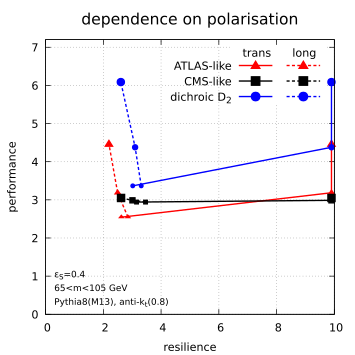

Write gnuplot code to recreate this figure.
reset
set term pdfcairo enhanced size 9cm,9cm
set colors classic
set out 'polarisation-quality.pdf'

call 'defaults.gp'


eS=default_Sref
mmin=default_mmin
mmax=default_mmax

R=default_R
pt=default_pt

set xlabel 'resilience'
set xrange [0:10]
satx(x)=(x>9.9) ? 9.9 : x

set ylabel 'performance'
set yrange [0:7.2]

set grid dt 3 lw 1

set label 102 '{/*0.8 Pythia8(M13), anti-k_t('.R.')}'   left at graph 0.03,0.05
set label 103 sprintf('{/*0.8 %g<m<%g GeV}',mmin,mmax) left at graph 0.03,0.10
set label 101 sprintf('{/*0.8 {/Symbol e}_S=%g',eS)    left at graph 0.03,0.15

m(shape)=sprintf('< grep -m1 "^#columns:" ../quality-measures/qualities-polarisation-R'.R.'.new | sed "s/#columns: //"; grep %s ../quality-measures/qualities-polarisation-R'.R.'.new',shape)

set macros


groomers="ppp lpp lpl lll tpp tpl tll tpt tlt ttt trimmed"
groomer_labels='"plain{/Symbol \304}plain/plain" "loose{/Symbol \304}plain/plain" "loose{/Symbol \304}plain/loose" "loose{/Symbol \304}loose/loose{/*0.7 (loose)}" "tight{/Symbol \304}plain/plain{/*0.7 (old-CMS-like)}" "tight{/Symbol \304}plain/loose" "tight{/Symbol \304}loose/loose" "tight{/Symbol \304}plain/tight" "tight{/Symbol \304}loose/tight{/*0.8 (dichroic)}" "tight{/Symbol \304}tight/tight{/*0.8 (CMS-like)}""trimmed {/*0.7 (ATLAS-like)}"'

shapes="M2_beta1 tau21_beta1 N2_beta1 D2_beta1 D2_beta2"
shape_labels='"M@_2^{(1)}" "{/Symbol t}@_{21}^{(1)}" "N@_2^{(1)} {/*0.8 (CMS-like)}" "D@_2^{(1)} {/*0.8 (ATLAS-like)}" "D@_2^{(2)} {/*0.8 (dichroic)}"'

set style line 1 dt (12,6,4,6) lc rgb "#00dddd" pt 13 
set style line 2 dt (4,3)      lc rgb "#00dd00" pt 11 
set style line 3 dt (12,6)     lc rgb "#ff0000" pt 9  
set style line 4 dt (8,6)      lc rgb "#000000" pt 5  
set style line 5 dt 1          lc rgb "#0000ff" pt 7  

set style line 1 dt 1     lc rgb "#ff0000" pt 9  
set style line 2 dt 1     lc rgb "#000000" pt 5  
set style line 3 dt 1     lc rgb "#0000ff" pt 7  
set style line 4 dt (8,6) lc rgb "#ff0000" pt 9  
set style line 5 dt (8,6) lc rgb "#000000" pt 5  
set style line 6 dt (8,6) lc rgb "#0000ff" pt 7  

set key spacing 1.2

# have wider lines for the reference points
set key top right noreverse Right
set key maxrows 3 width -10
set key title 'trans      long'

set title '{/*1.4 dependence on polarisation}

plot m('D2_beta1_trimmed') u (satx(resilience(column('epsilon_S_SM'), column('epsilon_B_sm'), column('epsilon_S_trans'), column('epsilon_B_sm')))):(performance(column('epsilon_S_SM'), column('epsilon_B_sm'), column('epsilon_S_trans'), column('epsilon_B_sm'))):((0.001*$2)**0.5*0.6) w linesp ls 1 ps variable lw 2 t 'ATLAS-like',\
     m('N2_beta1_ttt')     u (satx(resilience(column('epsilon_S_SM'), column('epsilon_B_sm'), column('epsilon_S_trans'), column('epsilon_B_sm')))):(performance(column('epsilon_S_SM'), column('epsilon_B_sm'), column('epsilon_S_trans'), column('epsilon_B_sm'))):((0.001*$2)**0.5*0.6) w linesp ls 2 ps variable lw 2 t 'CMS-like',\
     m('D2_beta2_tlt')     u (satx(resilience(column('epsilon_S_SM'), column('epsilon_B_sm'), column('epsilon_S_trans'), column('epsilon_B_sm')))):(performance(column('epsilon_S_SM'), column('epsilon_B_sm'), column('epsilon_S_trans'), column('epsilon_B_sm'))):((0.001*$2)**0.5*0.6) w linesp ls 3 ps variable lw 2 t 'dichroic D_2',\
     m('D2_beta1_trimmed') u (satx(resilience(column('epsilon_S_SM'), column('epsilon_B_sm'), column('epsilon_S_long'),  column('epsilon_B_sm')))):(performance(column('epsilon_S_SM'), column('epsilon_B_sm'), column('epsilon_S_long'),  column('epsilon_B_sm'))):((0.001*$2)**0.5*0.6) w linesp ls 4 ps variable lw 2 t ' ',\
     m('N2_beta1_ttt')     u (satx(resilience(column('epsilon_S_SM'), column('epsilon_B_sm'), column('epsilon_S_long'),  column('epsilon_B_sm')))):(performance(column('epsilon_S_SM'), column('epsilon_B_sm'), column('epsilon_S_long'),  column('epsilon_B_sm'))):((0.001*$2)**0.5*0.6) w linesp ls 5 ps variable lw 2 t ' ',\
     m('D2_beta2_tlt')     u (satx(resilience(column('epsilon_S_SM'), column('epsilon_B_sm'), column('epsilon_S_long'),  column('epsilon_B_sm')))):(performance(column('epsilon_S_SM'), column('epsilon_B_sm'), column('epsilon_S_long'),  column('epsilon_B_sm'))):((0.001*$2)**0.5*0.6) w linesp ls 6 ps variable lw 2 t ' '
     
set out
